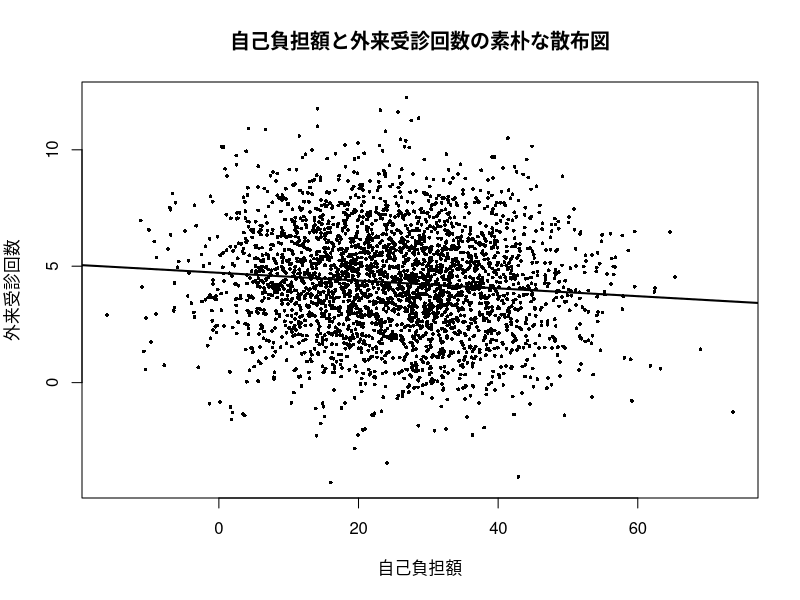
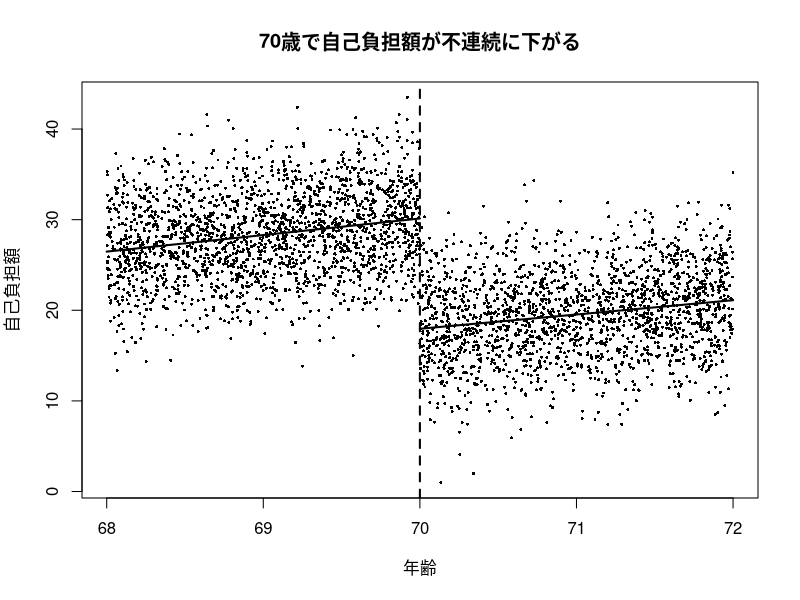
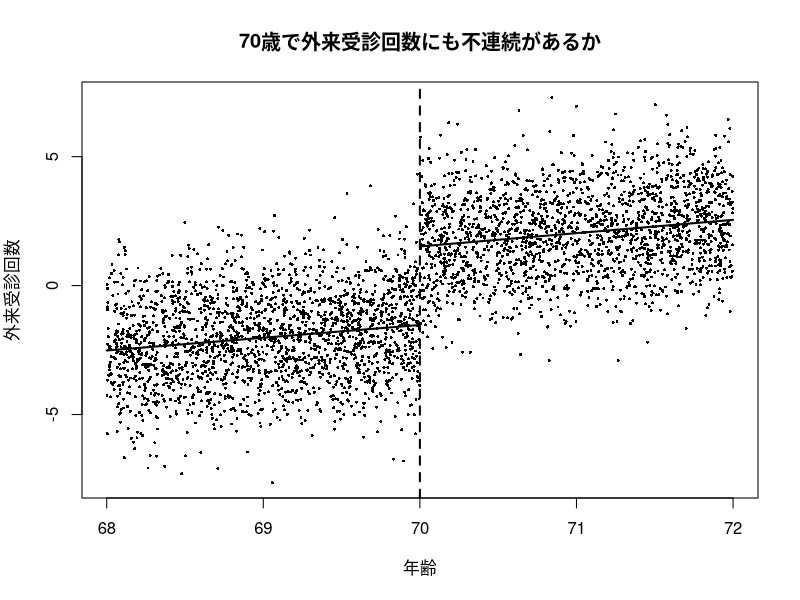
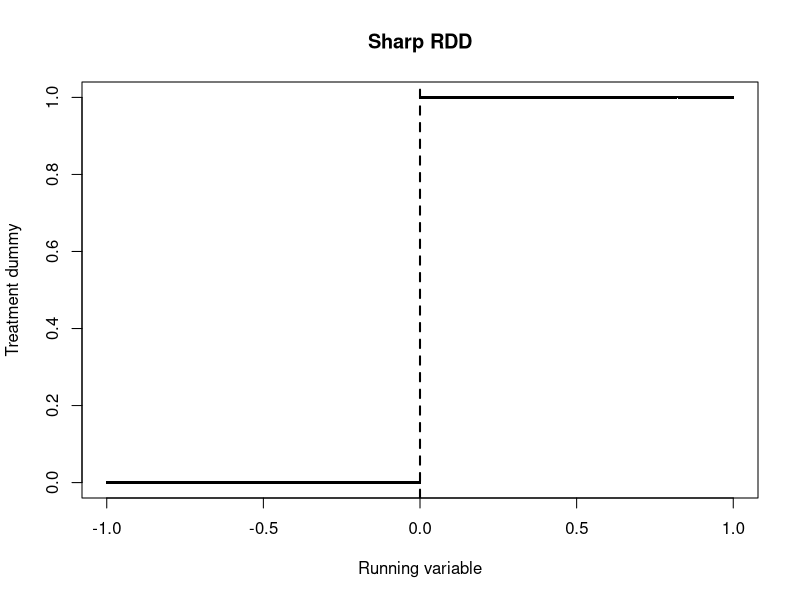
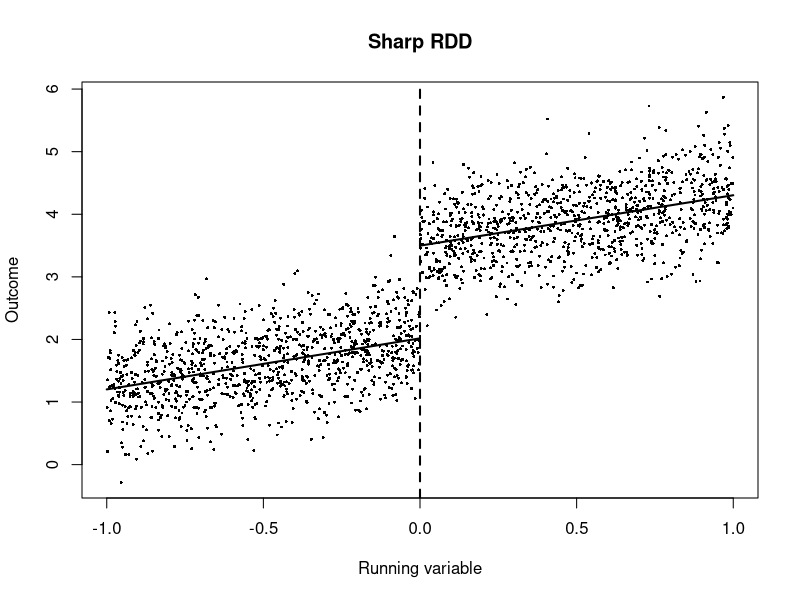
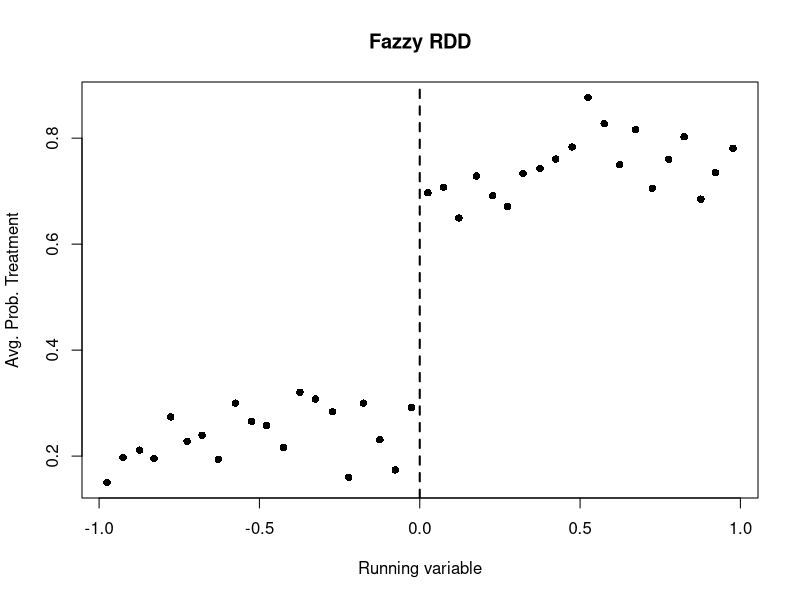
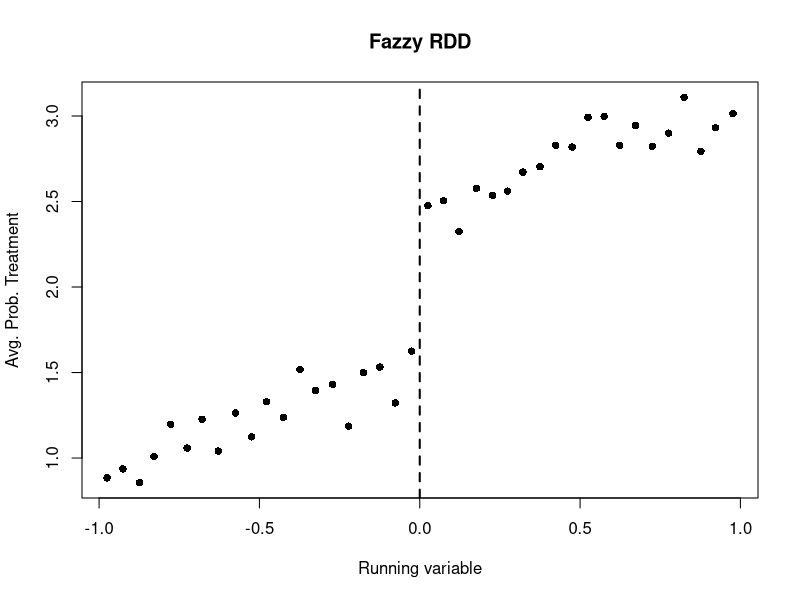

Source code (R) for these figures, in order:
## ---- chunk 1
#| label: naive-rdd-motivation
#| echo: true
#| message: false
#| warning: false

set.seed(1234)

n <- 3000

# 観測されない健康状態（大きいほど健康が悪い）
health_bad <- rnorm(n)

# 真の自己負担額
copay <- 25 + 10 * health_bad + rnorm(n, sd = 8)

# 真の構造：自己負担が高いほど受診回数は減る
# ただし健康が悪い人ほど受診回数は多い
visits <- 8 - 0.15 * copay + 2.2 * health_bad + rnorm(n, sd = 1.8)

df_naive <- data.frame(
  copay = copay,
  visits = visits
)

plot(df_naive$copay, df_naive$visits,
     pch = 16, cex = 0.5,
     xlab = "自己負担額",
     ylab = "外来受診回数",
     main = "自己負担額と外来受診回数の素朴な散布図")

abline(lm(visits ~ copay, data = df_naive), lwd = 2)
## ---- chunk 2
#| label: naive-rdd-motivation-reg
#| echo: true

summary(lm(visits ~ copay, data = df_naive))
## ---- chunk 3
#| label: rdd-sim-data
#| echo: true
#| message: false
#| warning: false

set.seed(5678)

n <- 4000
age <- runif(n, min = 68, max = 72)
post70 <- ifelse(age >= 70, 1, 0)

# 健康状態は年齢に対して滑らかに変化
health_bad <- 0.4 * (age - 70) + rnorm(n)

# 70歳で自己負担が不連続に低下
copay <- 30 - 12 * post70 + 4 * health_bad + rnorm(n, sd = 2)

# 自己負担が下がると受診回数が増える
visits <- 6 - 0.25 * copay + 1.5 * health_bad + 0.3 * (age - 70) + rnorm(n, sd = 1.5)

df_rdd <- data.frame(
  age = age,
  copay = copay,
  visits = visits
)
## ---- chunk 4
#| label: rdd-first-stage-plot
#| echo: true
#| message: false
#| warning: false

plot(df_rdd$age, df_rdd$copay,
     pch = 16, cex = 0.4,
     xlab = "年齢",
     ylab = "自己負担額",
     main = "70歳で自己負担額が不連続に下がる")

abline(v = 70, lty = 2, lwd = 2)

fit_left  <- lm(copay ~ age, data = subset(df_rdd, age < 70))
fit_right <- lm(copay ~ age, data = subset(df_rdd, age >= 70))

xx_left  <- seq(68, 70, length.out = 100)
xx_right <- seq(70, 72, length.out = 100)

lines(xx_left, predict(fit_left, newdata = data.frame(age = xx_left)), lwd = 2)
lines(xx_right, predict(fit_right, newdata = data.frame(age = xx_right)), lwd = 2)
## ---- chunk 5
#| label: rdd-outcome-plot
#| echo: true
#| message: false
#| warning: false

plot(df_rdd$age, df_rdd$visits,
     pch = 16, cex = 0.4,
     xlab = "年齢",
     ylab = "外来受診回数",
     main = "70歳で外来受診回数にも不連続があるか")

abline(v = 70, lty = 2, lwd = 2)

fit_left_y  <- lm(visits ~ age, data = subset(df_rdd, age < 70))
fit_right_y <- lm(visits ~ age, data = subset(df_rdd, age >= 70))

lines(xx_left, predict(fit_left_y, newdata = data.frame(age = xx_left)), lwd = 2)
lines(xx_right, predict(fit_right_y, newdata = data.frame(age = xx_right)), lwd = 2)
## ---- chunk 6
#| label: sharp-rdd-sim-data
#| echo: true
#| message: false
#| warning: false

set.seed(123)

n <- 2000
x <- runif(n, min = -1, max = 1)
d <- ifelse(x >= 0, 1, 0)
u <- rnorm(n, mean = 0, sd = 0.5)

y0 <- 2 + 0.8 * x + u
y1 <- y0 + 1.5
y  <- d * y1 + (1 - d) * y0

df_sharp <- data.frame(
  x = x,
  d = d,
  y = y
)

head(df_sharp)
## ---- chunk 7
#| label: sharp-rdd-treatment-plot
#| echo: true
#| message: false
#| warning: false

plot(df_sharp$x, df_sharp$d,
     pch = 16, cex = 0.4,
     xlab = "Running variable",
     ylab = "Treatment dummy",
     main = "Sharp RDD")

abline(v = 0, lty = 2, lwd = 2)
## ---- chunk 8
#| label: sharp-rdd-outcome-plot
#| echo: true
#| message: false
#| warning: false

plot(df_sharp$x, df_sharp$y,
     pch = 16, cex = 0.4,
     xlab = "Running variable",
     ylab = "Outcome",
     main = "Sharp RDD")

abline(v = 0, lty = 2, lwd = 2)

fit_left  <- lm(y ~ x, data = subset(df_sharp, x < 0))
fit_right <- lm(y ~ x, data = subset(df_sharp, x >= 0))

xx_left  <- seq(-1, 0, length.out = 100)
xx_right <- seq(0, 1, length.out = 100)

lines(xx_left,
      predict(fit_left, newdata = data.frame(x = xx_left)),
      lwd = 2)

lines(xx_right,
      predict(fit_right, newdata = data.frame(x = xx_right)),
      lwd = 2)
## ---- chunk 9
#| label: sharp-rdd-reg
#| echo: true

fit_sharp <- lm(y ~ d + x + d:x, data = df_sharp)
summary(fit_sharp)
## ---- chunk 10
#| label: sharp-rdd-local-reg
#| echo: true

df_sharp_local <- subset(df_sharp, abs(x) <= 0.3)

fit_sharp_local <- lm(y ~ d + x + d:x, data = df_sharp_local)
summary(fit_sharp_local)
## ---- chunk 11
#| label: fuzzy-rdd-sim-data
#| echo: true
#| message: false
#| warning: false

set.seed(456)

n <- 3000
x <- runif(n, min = -1, max = 1)
z <- ifelse(x >= 0, 1, 0)  # カットオフをまたいだかどうか

# 処置確率はカットオフで不連続に上がる
p_d <- ifelse(x < 0, 0.2 + 0.1 * (x + 1), 0.7 + 0.1 * x)
p_d <- pmin(pmax(p_d, 0.01), 0.99)

d <- rbinom(n, size = 1, prob = p_d)
u <- rnorm(n, mean = 0, sd = 0.5)

y0 <- 1 + 0.5 * x + u
y1 <- y0 + 2
y  <- d * y1 + (1 - d) * y0

df_fuzzy <- data.frame(
  x = x,
  z = z,
  d = d,
  y = y,
  p_d = p_d
)

head(df_fuzzy)
## ---- chunk 12
#| label: fuzzy-rdd-firststage-binned
#| echo: true
#| message: false
#| warning: false

breaks <- seq(-1, 1, by = 0.05)
bin_id <- cut(df_fuzzy$x, breaks = breaks, include.lowest = TRUE)

bin_mean_x <- tapply(df_fuzzy$x, bin_id, mean)
bin_mean_d <- tapply(df_fuzzy$d, bin_id, mean)

plot(bin_mean_x, bin_mean_d,
     pch = 16,
     xlab = "Running variable",
     ylab = "Avg. Prob. Treatment",
     main = "Fazzy RDD")

abline(v = 0, lty = 2, lwd = 2)
## ---- chunk 13
#| label: fuzzy-rdd-outcome-binned
#| echo: true
#| message: false
#| warning: false

bin_mean_y <- tapply(df_fuzzy$y, bin_id, mean)

plot(bin_mean_x, bin_mean_y,
     pch = 16,
     xlab = "Running variable",
     ylab = "Avg. Prob. Treatment",
     main = "Fazzy RDD")

abline(v = 0, lty = 2, lwd = 2)
## ---- chunk 14
#| label: fuzzy-rdd-wald-manual
#| echo: true

fit_y <- lm(y ~ z + x + z:x, data = df_fuzzy)
fit_d <- lm(d ~ z + x + z:x, data = df_fuzzy)

jump_y <- coef(fit_y)["z"]
jump_d <- coef(fit_d)["z"]

wald_fuzzy <- jump_y / jump_d

jump_y
jump_d
wald_fuzzy
## ---- chunk 15
#| label: fuzzy-rdd-ivreg
#| echo: true
#| message: false
#| warning: false

library(AER)

fit_iv <- ivreg(
  y ~ d + x + d:x |
    z + x + z:x,
  data = df_fuzzy
)

summary(fit_iv)
